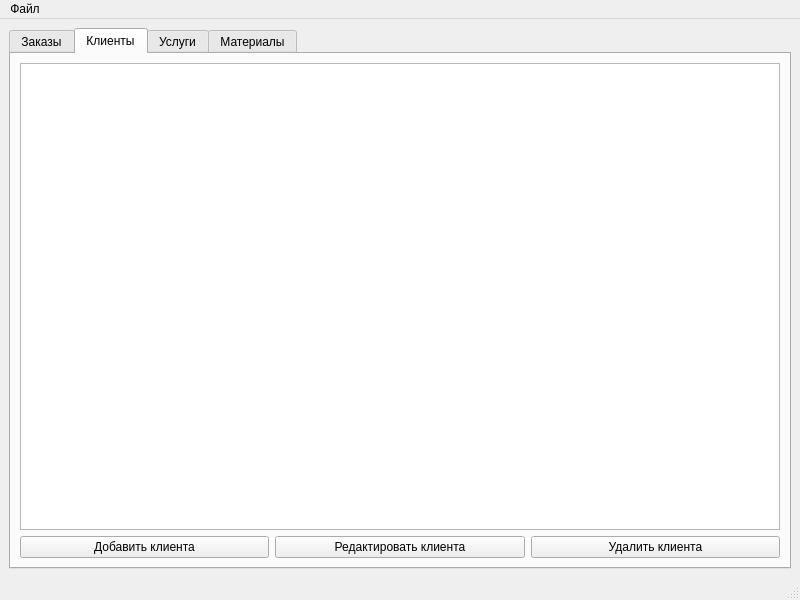
<?xml version="1.0" encoding="UTF-8"?>
<ui version="4.0">
 <class>MainWindow</class>
 <widget class="QMainWindow" name="MainWindow">
  <property name="geometry">
   <rect>
    <x>0</x>
    <y>0</y>
    <width>800</width>
    <height>600</height>
   </rect>
  </property>
  <property name="windowTitle">
   <string>Учет заказов и материалов</string>
  </property>
  <widget class="QWidget" name="centralwidget">
   <layout class="QVBoxLayout" name="verticalLayout">
    <item>
     <widget class="QTabWidget" name="tabWidget">
      <property name="tabPosition">
       <enum>QTabWidget::TabPosition::North</enum>
      </property>
      <property name="tabShape">
       <enum>QTabWidget::TabShape::Rounded</enum>
      </property>
      <property name="currentIndex">
       <number>1</number>
      </property>
      <widget class="QWidget" name="ordersTab">
       <attribute name="title">
        <string>Заказы</string>
       </attribute>
       <layout class="QVBoxLayout" name="ordersLayout">
        <item>
         <widget class="QTableView" name="ordersTable"/>
        </item>
        <item>
         <layout class="QHBoxLayout" name="ordersButtonsLayout">
          <item>
           <widget class="QPushButton" name="addOrderButton">
            <property name="text">
             <string>Добавить заказ</string>
            </property>
           </widget>
          </item>
          <item>
           <widget class="QPushButton" name="toggleEditOrdersButton">
            <property name="text">
             <string>Редактировать заказ</string>
            </property>
           </widget>
          </item>
          <item>
           <widget class="QPushButton" name="deleteOrderButton">
            <property name="text">
             <string>Удалить заказ</string>
            </property>
           </widget>
          </item>
         </layout>
        </item>
       </layout>
      </widget>
      <widget class="QWidget" name="ClientsTab">
       <attribute name="title">
        <string>Клиенты</string>
       </attribute>
       <layout class="QVBoxLayout" name="ClientsLayout">
        <item>
         <widget class="QTableView" name="ClientsTable"/>
        </item>
        <item>
         <layout class="QHBoxLayout" name="ClientsButtonsLayout">
          <item>
           <widget class="QPushButton" name="addClientsButton">
            <property name="text">
             <string>Добавить клиента</string>
            </property>
           </widget>
          </item>
          <item>
           <widget class="QPushButton" name="editClientsButton">
            <property name="text">
             <string>Редактировать клиента</string>
            </property>
           </widget>
          </item>
          <item>
           <widget class="QPushButton" name="deleteClientsButton">
            <property name="text">
             <string>Удалить клиента</string>
            </property>
           </widget>
          </item>
         </layout>
        </item>
       </layout>
      </widget>
      <widget class="QWidget" name="TypeOrdersTab">
       <attribute name="title">
        <string>Услуги</string>
       </attribute>
       <layout class="QVBoxLayout" name="TypeOrdersLayout">
        <item>
         <widget class="QTableView" name="TypeOrdersTable">
          <property name="columnCount" stdset="0">
           <number>4</number>
          </property>
          <property name="horizontalHeaderLabels" stdset="0">
           <stringlist>
            <string>ID услуги</string>
            <string>Название</string>
            <string>Материал</string>
            <string>Количество</string>
           </stringlist>
          </property>
         </widget>
        </item>
        <item>
         <layout class="QHBoxLayout" name="TypeOrdersButtonsLayout">
          <item>
           <widget class="QPushButton" name="addTypeOrdersButton">
            <property name="text">
             <string>Добавить услугу</string>
            </property>
           </widget>
          </item>
          <item>
           <widget class="QPushButton" name="toggleEditTypeOrdersButton">
            <property name="text">
             <string>Редактировать услугу</string>
            </property>
           </widget>
          </item>
          <item>
           <widget class="QPushButton" name="deleteTypeOrdersButton">
            <property name="text">
             <string>Удалить услугу</string>
            </property>
           </widget>
          </item>
         </layout>
        </item>
       </layout>
      </widget>
      <widget class="QWidget" name="materialsTab">
       <attribute name="title">
        <string>Материалы</string>
       </attribute>
       <layout class="QVBoxLayout" name="materialsLayout">
        <item>
         <widget class="QTableView" name="materialsTable"/>
        </item>
        <item>
         <layout class="QHBoxLayout" name="materialsButtonsLayout">
          <item>
           <widget class="QPushButton" name="addMaterialButton">
            <property name="text">
             <string>Добавить материал</string>
            </property>
           </widget>
          </item>
          <item>
           <widget class="QPushButton" name="editMaterialButton">
            <property name="text">
             <string>Редактировать материал</string>
            </property>
           </widget>
          </item>
          <item>
           <widget class="QPushButton" name="deleteMaterialButton">
            <property name="text">
             <string>Удалить материал</string>
            </property>
           </widget>
          </item>
         </layout>
        </item>
       </layout>
      </widget>
     </widget>
    </item>
   </layout>
  </widget>
  <widget class="QMenuBar" name="menubar">
   <property name="geometry">
    <rect>
     <x>0</x>
     <y>0</y>
     <width>800</width>
     <height>21</height>
    </rect>
   </property>
   <widget class="QMenu" name="menuFile">
    <property name="title">
     <string>Файл</string>
    </property>
    <addaction name="actionExit"/>
   </widget>
   <addaction name="menuFile"/>
  </widget>
  <widget class="QStatusBar" name="statusbar"/>
  <action name="actionExit">
   <property name="text">
    <string>Выход</string>
   </property>
  </action>
 </widget>
 <resources/>
 <connections/>
</ui>
